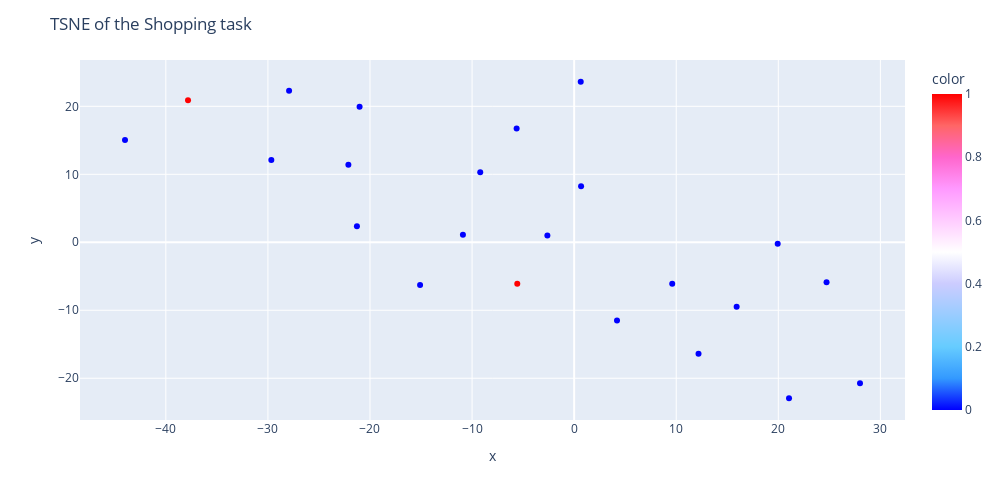

This figure's notebook cell:
### Code cell
#Test tsne with 2 components
tsne = TSNE(n_components=2, random_state=0, init='pca', perplexity=10, learning_rate='auto', n_iter=1000, verbose=1)
tsne_obj = tsne.fit_transform(data_PairMatchingTask[['total_time','time_holding','right_hand_grab_time','left_hand_grab_time', 'num_errors','correct_objects']])
tsne_obj = pandas.DataFrame(tsne_obj, columns=['x','y'])
fig = px.scatter(tsne_obj, x='x', y='y', color=data_PairMatchingTask['type'], hover_data=[data_PairMatchingTask['task_id']], color_continuous_scale='Picnic')
fig.update_layout(title='TSNE of the Shopping task')
fig.update_layout(width=1000, height=500)
fig.show()

### Figure 1 — Plotly figure (JSON) as saved in the notebook; plotly's stock layout.template omitted (floating-point values rounded to 4 significant figures)
{"data": [{"customdata": [[1], [4], [7], [11], [15], [18], [20], [21], [25], [27], [29], [32], [36], [38], [41], [44], [47], [51], [54], [57], [60], [66], [67]], "hovertemplate": "x=%{x}<br>y=%{y}<br>hover_data_0=%{customdata[0]}<br>color=%{marker.color}<extra></extra>", "legendgroup": "", "marker": {"color": [0, 0, 0, 0, 0, 0, 0, 0, 0, 0, 0, 0, 0, 0, 0, 0, 0, 0, 0, 0, 0, 1, 1], "coloraxis": "coloraxis", "symbol": "circle"}, "mode": "markers", "name": "", "orientation": "v", "showlegend": false, "type": "scatter", "x": [0.6446, -44.0, 15.92, -21.28, 4.199, -10.9, 0.6802, -27.93, -29.67, 19.94, 9.608, -5.637, -2.622, 28.0, -22.12, -21.02, -9.201, 12.18, 21.05, 24.73, -15.09, -5.572, -37.83], "xaxis": "x", "y": [23.61, 15.04, -9.481, 2.37, -11.51, 1.092, 8.23, 22.28, 12.12, -0.2035, -6.086, 16.76, 0.9923, -20.73, 11.39, 19.95, 10.31, -16.39, -22.94, -5.891, -6.272, -6.091, 20.89], "yaxis": "y"}], "layout": {"coloraxis": {"colorbar": {"title": {"text": "color"}}, "colorscale": [[0, "rgb(0,0,255)"], [0.1, "rgb(51,153,255)"], [0.2, "rgb(102,204,255)"], [0.3, "rgb(153,204,255)"], [0.4, "rgb(204,204,255)"], [0.5, "rgb(255,255,255)"], [0.6, "rgb(255,204,255)"], [0.7, "rgb(255,153,255)"], [0.8, "rgb(255,102,204)"], [0.9, "rgb(255,102,102)"], [1, "rgb(255,0,0)"]]}, "height": 500, "legend": {"tracegroupgap": 0}, "margin": {"t": 60}, "title": {"text": "TSNE of the Shopping task"}, "width": 1000, "xaxis": {"anchor": "y", "domain": [0, 1], "title": {"text": "x"}}, "yaxis": {"anchor": "x", "domain": [0, 1], "title": {"text": "y"}}}}
